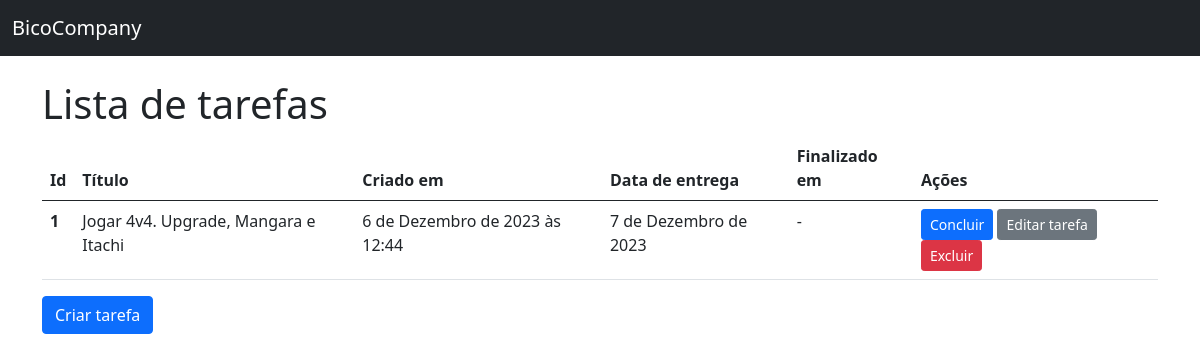
The app's page /, older data.
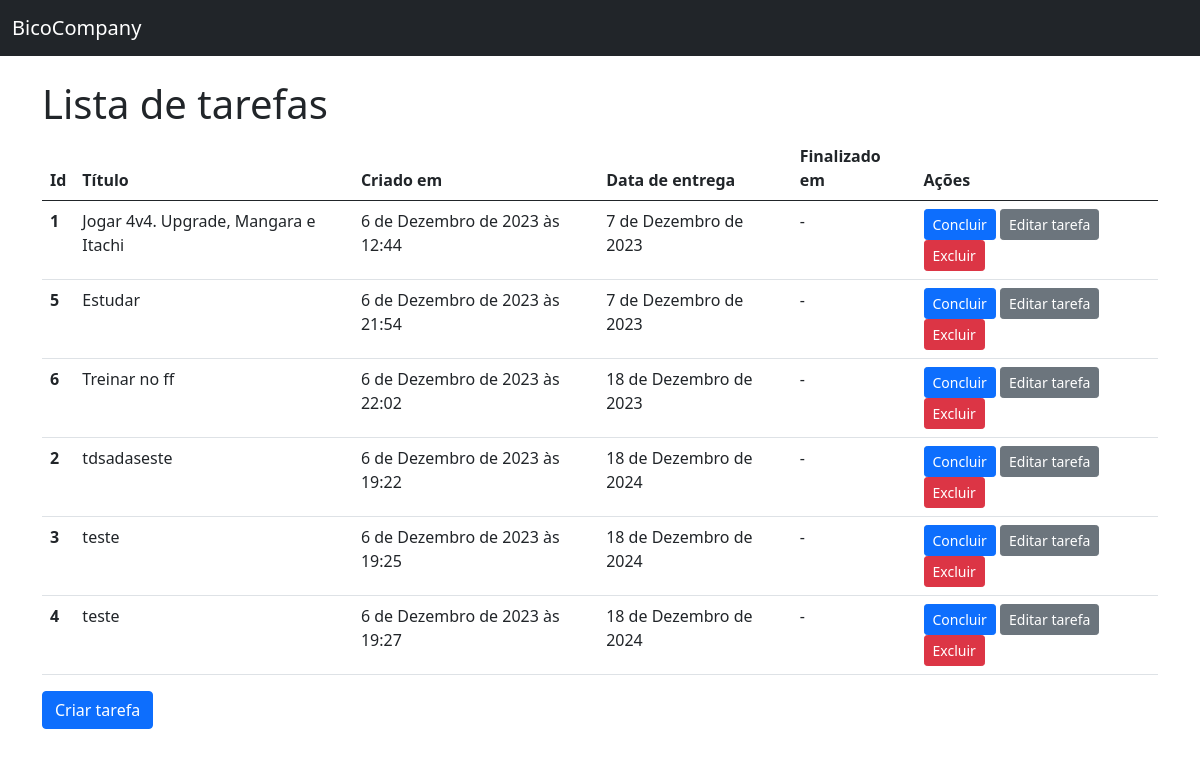
The same page, newer data.
### todos/models.py (models this page shows)
class Todo(models.Model):
    title = models.CharField(max_length=100, null=False, blank=False, verbose_name = "Título")
    create_at = models.DateTimeField(auto_now_add=True, null=False, blank=False)
    dead_line = models.DateField(null=False, blank=False, verbose_name = "Data de entrega")
    finshed_at = models.DateField(null=True)
    class Meta:
        ordering = ["dead_line"]

### todos/views.py (the view)
# urls.py: path("", TodoListView.as_view(), name="home"),
class TodoListView(ListView):
    model = Todo

### todos/templates/todos/todo_list.html (shortened to what this page needs)
{% extends "base.html" %}
{% block content %}
<h1>
    Lista de tarefas
</h1>
{% if todo_list %}
    <table class="table">
        <thead>
            <tr>
                <th scope="col">Id</th>
                <th scope="col">Título</th>
                <th scope="col">Criado em </th>
                <th scope="col">Data de entrega</th>
                <th scope="col">Finalizado em</th>
                <th scope="col">Ações</th>
            </tr>
        </thead>
        <tbody>
            {% for todo in todo_list%}
                <tr>
                    <th scope="row">{{todo.id}}</th>
                    <td>{{todo.title}}</td>
                    <td>{{todo.create_at}}</td>
                    <td>{{todo.dead_line}}</td>
                    <td>{{todo.finshed_at|default:"-"}}</td>
                    <td>
                        <a href="{% url "completar" pk=todo.pk %}" class="btn btn-primary btn-sm {% if todo.finshed_at %}disabled{% endif %}">Concluir</a>
                        <a href="{% url "editar" pk=todo.pk %}" class="btn btn-secondary btn-sm {% if todo.finshed_at %}disabled{% endif %}">Editar tarefa</a>
                        <a href="{% url "deletar" pk=todo.pk %}" class="btn btn-danger btn-sm">Excluir</a>
                    </td>
                </tr>
            {% endfor %}
        </tbody>
    </table>
{% endif %}
<a href="{% url "create" %}" class="btn btn-primary">Criar tarefa</a>
{% endblock content %}

Row changes from the older to the newer data that the page shows:
added Todo: id "5", title "Estudar", create_at "6 de Dezembro de 2023 às 21:54", dead_line "7 de Dezembro de 2023", finshed_at "-"
added Todo: id "6", title "Treinar no ff", create_at "6 de Dezembro de 2023 às 22:02", dead_line "18 de Dezembro de 2023", finshed_at "-"
added Todo: id "2", title "tdsadaseste", create_at "6 de Dezembro de 2023 às 19:22", dead_line "18 de Dezembro de 2024", finshed_at "-"
added Todo: id "3", title "teste", create_at "6 de Dezembro de 2023 às 19:25", dead_line "18 de Dezembro de 2024", finshed_at "-"
added Todo: id "4", title "teste", create_at "6 de Dezembro de 2023 às 19:27", dead_line "18 de Dezembro de 2024", finshed_at "-"
